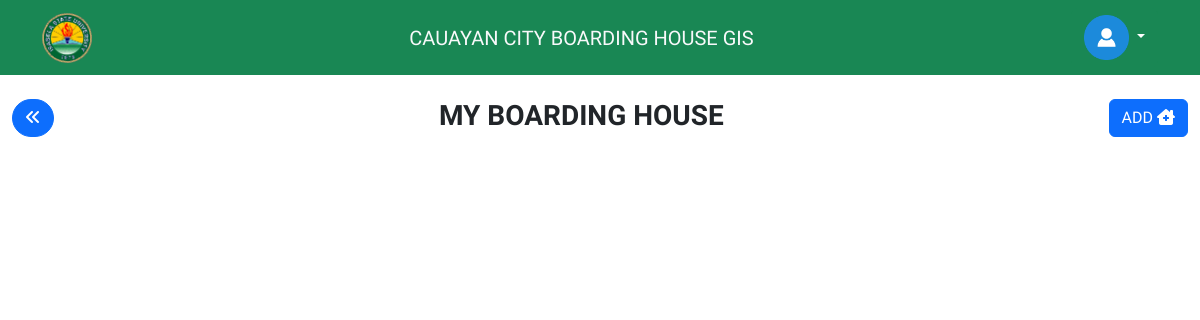
The app's page /11/my-boarding-house/ (signed in), older data.
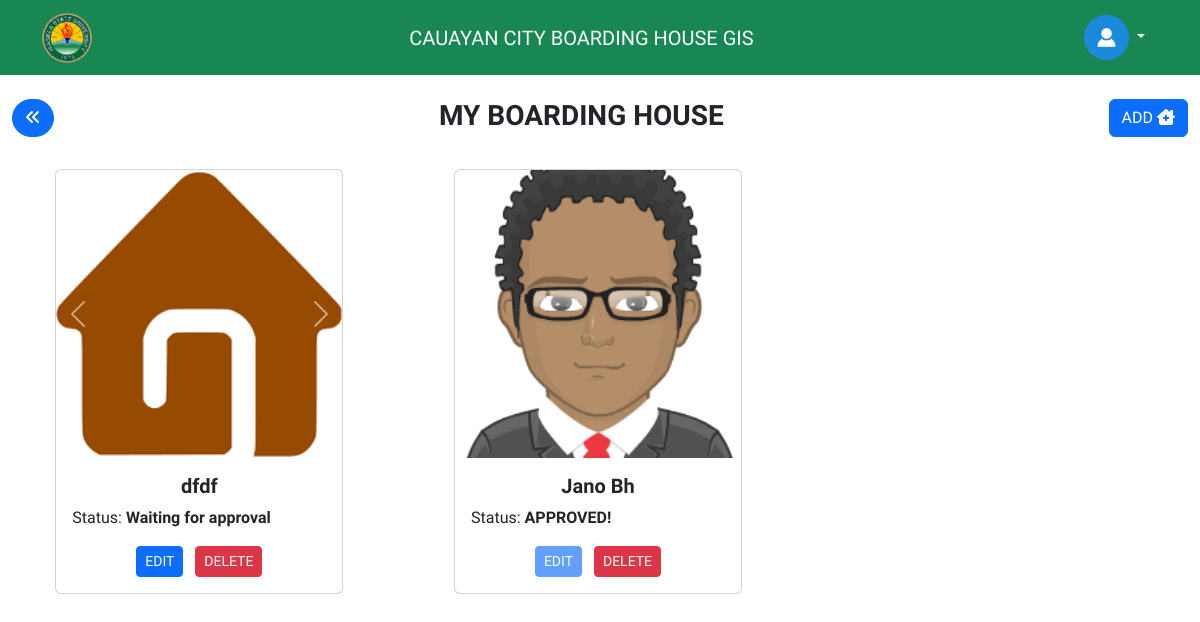
The same page, newer data.
### My_App/models.py (models this page shows, shortened)
class BoardingHouse(models.Model):
    owner = models.ForeignKey(User, on_delete=models.CASCADE)
    name = models.CharField(max_length=200)
    description = models.TextField(max_length=200)
    phone = models.IntegerField(verbose_name='Contact Number')
    location = models.CharField(max_length=200)
    latitude = models.FloatField(verbose_name="Latitude", max_length=50, null=True, blank=True)
    longitude = models.FloatField(verbose_name="Longitude", max_length=50, null=True, blank=True)
    picture1 = models.FileField(upload_to='bh-images/', blank=True, null=True)
    picture2 = models.FileField(upload_to='bh-images/', blank=True, null=True)
    picture3 = models.FileField(upload_to='bh-images/', blank=True, null=True)
    picture4 = models.FileField(upload_to='bh-images/', blank=True, null=True)
    picture5 = models.FileField(upload_to='bh-images/', blank=True, null=True)
    admin_approval = models.BooleanField(max_length=200, default=False)
    updated = models.DateTimeField(auto_now=True)
    created = models.DateTimeField(auto_now_add=True)
    class Meta:
        ordering = ['-updated', '-created']

### My_App/decorators.py (the view)
    def wrapper_func_user(request, *args, **kwargs):
        if request.user.is_superuser:
            return redirect('admin-page')
        else:
            return view_func(request, *args, **kwargs)

### My_App/views.py (called while the page is built)
@login_required(login_url='login')
@user_only
def myBh(request, pk):
    boarding_houses = BoardingHouse.objects.all()
    context = {
        'boarding_houses': boarding_houses,
    }
    return render(request, 'my-bh.html', context)

### My_App/templates/my-bh.html (shortened to what this page needs)
{% extends 'base.html' %}
{% block content %}
{% load static %}
<div class="text-center my-4">
    <button type="button" class="btn btn-primary rounded-5 float-start" onClick="javascript:history.go(-1);"><i class="fa-solid fa-angles-left"></i>
    </button>
    <h3 class="d-inline fw-bold">MY BOARDING HOUSE</h3>
    <a href="{% url 'add-bh' %}" class="btn btn-primary float-end">
        ADD <i class="fa-solid fa-house-chimney-medical"></i>
    </a>
</div>
<div class="row g-1">
    {% for bh in boarding_houses %}
    {% if bh.owner == request.user %}
    <div class="col-md-4 col-sm-6 d-flex justify-content-center">
        <div class="card" style="width: 18rem;">
            <div id="carouselExampleControls{{forloop.counter}}" class="carousel slide" data-bs-ride="carousel">
                <div class="carousel-inner">
                    <div class="carousel-item active">
                        <img src="{% if bh.picture1 %}{{bh.picture1.url}}{% else %}{% static 'image/bh-default.png' %}{% endif %}"
                             class="card-img-top img-fluid rounded" style="height: 18rem" alt="...">
                    </div>
                </div>
                <button class="carousel-control-prev" type="button"
                        data-bs-target="#carouselExampleControls{{forloop.counter}}"
                        data-bs-slide="prev">
                    <span class="carousel-control-prev-icon" aria-hidden="true"></span>
                </button>
                <button class="carousel-control-next" type="button"
                        data-bs-target="#carouselExampleControls{{forloop.counter}}"
                        data-bs-slide="next">
                    <span class="carousel-control-next-icon" aria-hidden="true"></span>
                </button>
            </div>
            <div class="card-body">
                <h5 class="card-title text-center fw-bold">{{bh.name}}</h5>
                <p class="card-text">Status:
                    <span class="fw-bold">
                        {% if bh.admin_approval %}
                        APPROVED!
                        {% else %}
                        Waiting for approval
                        {% endif %}
                    </span>
                </p>
                <div class="text-center">
                    <a href="{% url 'edit-bh' bh.id %}"
                       class="btn btn-sm btn-primary mx-1 {% if bh.admin_approval%}disabled{% endif %}">EDIT</a>
                    <button type="button" class="btn btn-sm btn-danger mx-1" data-bs-toggle="modal"
                            data-bs-target="#staticBackdrop">DELETE
                    </button>
                </div>
            </div>
        </div>
    </div>
    {% endif %}
    {% endfor %}
</div>
{% endblock %}

### My_App/templates/base.html (shortened to what this page needs)
<!DOCTYPE html>
{% load static %}
<html lang="en">
<head>
    <link href="https://cdn.jsdelivr.net/npm/bootstrap@5.2.0-beta1/dist/css/bootstrap.min.css" rel="stylesheet"
>
    <link rel="stylesheet" href="https://cdn.jsdelivr.net/npm/bootstrap-icons@1.8.3/font/bootstrap-icons.css">
    <link rel="stylesheet" href="https://cdnjs.cloudflare.com/ajax/libs/font-awesome/6.1.1/css/all.min.css">
</head>
<body style="font-family: 'Times New Roman', sans-serif">
<nav class="navbar bg-success">
    <div class="container-md container-lg">
        <a href="{% url 'home' %}"><img src="{% static 'image/isu-logo.png' %}" alt="" width="50"></a>
        <a href="#" class="navbar-brand text-light mx-auto">
            <span class="d-none d-md-block">CAUAYAN CITY BOARDING HOUSE GIS</span>
        </a>
        {% if user.is_authenticated %}
        <div class="dropdown">
            <button class="btn btn-success dropdown-toggle" type="button" data-bs-toggle="dropdown"
                    aria-expanded="false">
                <img src="{% static 'image/user-head.png' %}" alt="" width="45">
            </button>
        </div>
        {% endif %}
    </div>
</nav>
<div class="container-fluid">
    <div class="row">
        {% block content %}
        {% endblock %}
    </div>
</div>
</body>
</html>

Row changes from the older to the newer data that the page shows:
added BoardingHouse: name "dfdf", admin_approval "Waiting for approval"
added BoardingHouse: picture1 (picture), name "Jano Bh", admin_approval "APPROVED!"
